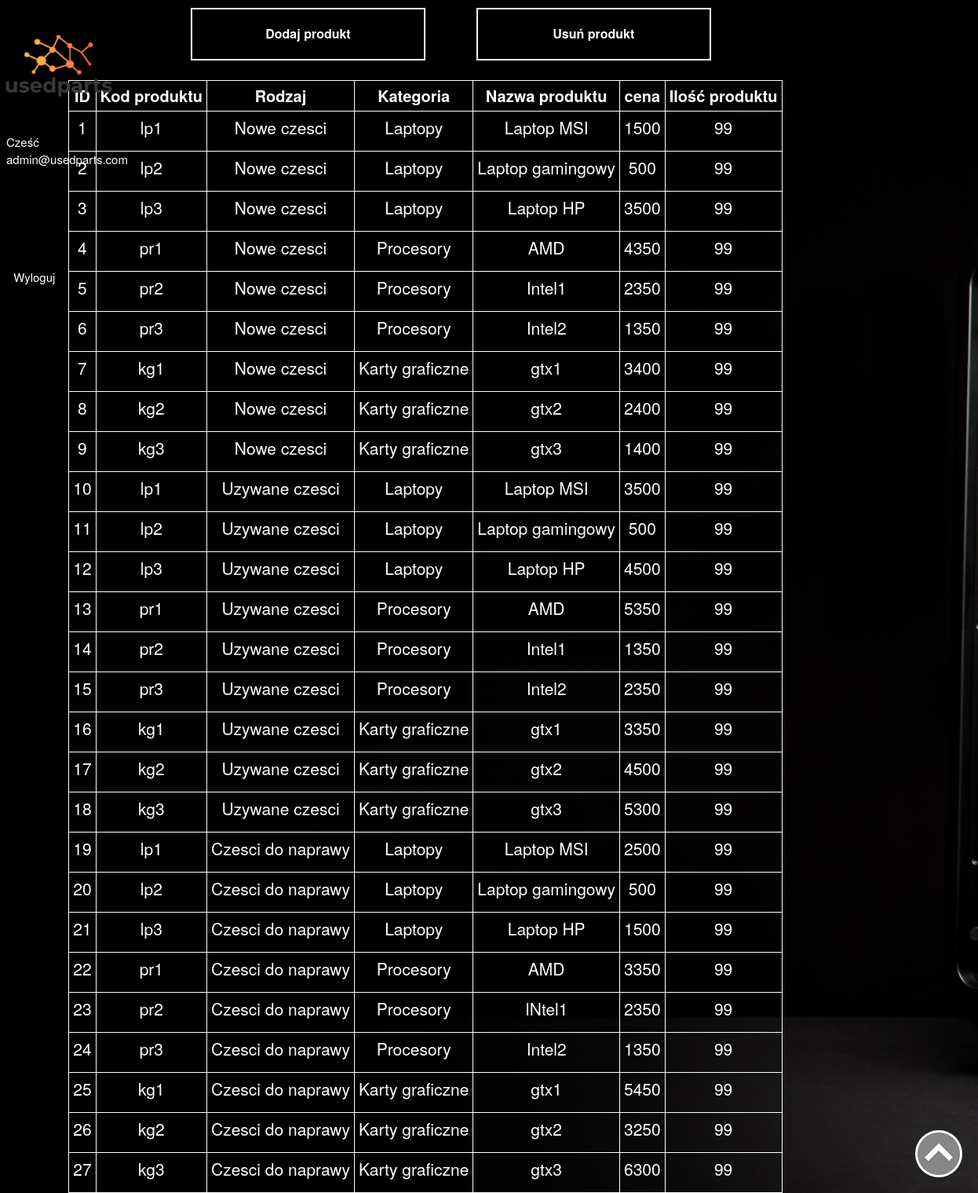
The page /magazyn.php (signed in) on the database its author committed.
### tables this page shows
CREATE TABLE `products` (
  `id` int(11) NOT NULL,
  `kod_produktu` varchar(25) NOT NULL,
  `rodzaj` varchar(25) NOT NULL,
  `kategoria` varchar(25) NOT NULL,
  `zdj` varchar(100) NOT NULL DEFAULT 'no_image.jpg',
  `nazwa_produktu` varchar(100) NOT NULL,
  `cena` int(5) NOT NULL,
  `ilosc` int(2) NOT NULL
);

### magazyn.php (the view, shortened to what this page needs)
<?php
include_once("config.php");
?>
<!DOCTYPE html>
<html>
<head>
    <link rel="stylesheet" type="text/css" href="css/styl.css">
    <link rel="stylesheet" type="text/css" href="css/lewy2.css">
    <link rel="stylesheet" type="text/css" href="css/nawigacja3.css">
    <link rel="stylesheet" type="text/css" href="css/produkty.css">
    <link rel="stylesheet" href="https://maxcdn.bootstrapcdn.com/bootstrap/3.3.6/css/bootstrap.min.css" />
</head>
<body>
    <div id="logo">
        <a href="admin.php">
            <img src="res/logo.png" width="100%">
        </a>
    </div>
    <div id="sidebar">
        <ul>
            <li>Cześć <?php echo $_SESSION['username'];?></li>
            <li>
                <a href="zamknij.php">
                    <table>
                        <tr>
                            <td>&nbsp;Wyloguj</td>
                        </tr>
                    </table>
                </a>
            </li>
            <li>&nbsp;</li>
        </ul>
    </div>
    <div id="navbar">
        <ul>
            <li><a href="dodaj_produkt.php">Dodaj produkt</a></li>
            <li><a href="usun_produkt.php">Usuń produkt</a></li>
        </ul>
    </div>
    <a href="#" class="back-to-top">Powrót</a>
    <div class="content">
        <section class="container">
            <?php
$results = $mysqli->query("SELECT id,kod_produktu, nazwa_produktu, kategoria, rodzaj, cena, ilosc FROM products  ORDER BY id ASC");
if($results){
$products_item = '<table border="1" bordercolor="white" style="color:white;"><th>ID</th><th>Kod produktu</th><th>Rodzaj</th><th>Kategoria</th><th>Nazwa produktu</th><th>cena</th><th>Ilość produktu</th>
';
while($obj = $results->fetch_object())
{
$products_item .= <<<EOT
	<tr>
	<td><p align="center">{$obj->id}</p></td>
    <td><p align="center">{$obj->kod_produktu}</p></td>
    <td><p align="center">{$obj->rodzaj}</p></td>
    <td><p align="center">{$obj->kategoria}</p></td>
	<td><p align="center">{$obj->nazwa_produktu}</p></td>
    <td><p align="center">{$obj->cena}</p></td>
    <td><p align="center">{$obj->ilosc}</p></td>
	</tr>
EOT;
}
$products_item .= '</table>';
echo $products_item;
}
?>
    </div>
</body>
</html>

### css/styl.css (style rules this page uses)
body { background-image: url("../tlo.jpg"); background-attachment: fixed; background-size: cover; color: white; }

### css/lewy2.css (style rules this page uses)
#sidebar ul { margin: 0; padding: 0; width: 14%; position: fixed; height: 100%; font-size: 15px; margin-top: 5%; }
#sidebar li { display: block; margin-top:100px; color: #fff; padding: 8px 8px; text-decoration: none; }
#sidebar li a { display: block; margin-top:0px; color: #fff; padding: 8px 0px; text-decoration: none; }

### css/nawigacja3.css (style rules this page uses)
#navbar ul { width: 80%; list-style-type: none; margin: 0; padding: 0; overflow: hidden; margin-left: 14.3%; font-size: 16px; background-color: rgba(0, 0, 0,10%); }
#navbar li { float: left; display: inline-block; width: 30%; border: 2px solid white; transition: 0.3s; margin-left: 6.5%; margin-top: 1%; }
#navbar li a { display: block; color: white; text-align: center; padding: 20px 4.5em; text-decoration: none; font-weight: 600; }

### css/produkty.css (style rules this page uses)
.content { margin-left: 5.5%; margin-top: 2%; }
p { text-align: center; font-size: 1.5em; }
a.back-to-top { width: 60px; height: 60px; text-indent: -9999px; position: fixed; z-index: 999; right: 20px; bottom: 20px; background: url("../res/up-arrow.png") no-repeat center 43%; -webkit-border-radius: 30px; -moz-border-radius: 30px; border-radius: 30px; }

### magazyn.php (style rules this page uses)
#logo { padding-top: 0.7%; width: 12%; height: 62px; float: left; position: fixed; }
td { padding: 5px; }
th { padding: 5px; font-size: 20px; text-align: center; }

### rows shown on the page
products: id "1", kod_produktu "lp1", rodzaj "Nowe czesci", kategoria "Laptopy", nazwa_produktu "Laptop MSI", cena "1500", ilosc "99"
products: id "2", kod_produktu "lp2", rodzaj "Nowe czesci", kategoria "Laptopy", nazwa_produktu "Laptop gamingowy", cena "500", ilosc "99"
products: id "3", kod_produktu "lp3", rodzaj "Nowe czesci", kategoria "Laptopy", nazwa_produktu "Laptop HP", cena "3500", ilosc "99"
products: id "4", kod_produktu "pr1", rodzaj "Nowe czesci", kategoria "Procesory", nazwa_produktu "AMD", cena "4350", ilosc "99"
products: id "5", kod_produktu "pr2", rodzaj "Nowe czesci", kategoria "Procesory", nazwa_produktu "Intel1", cena "2350", ilosc "99"
products: id "6", kod_produktu "pr3", rodzaj "Nowe czesci", kategoria "Procesory", nazwa_produktu "Intel2", cena "1350", ilosc "99"
products: id "7", kod_produktu "kg1", rodzaj "Nowe czesci", kategoria "Karty graficzne", nazwa_produktu "gtx1", cena "3400", ilosc "99"
products: id "8", kod_produktu "kg2", rodzaj "Nowe czesci", kategoria "Karty graficzne", nazwa_produktu "gtx2", cena "2400", ilosc "99"
products: id "9", kod_produktu "kg3", rodzaj "Nowe czesci", kategoria "Karty graficzne", nazwa_produktu "gtx3", cena "1400", ilosc "99"
products: id "10", kod_produktu "lp1", rodzaj "Uzywane czesci", kategoria "Laptopy", nazwa_produktu "Laptop MSI", cena "3500", ilosc "99"
products: id "11", kod_produktu "lp2", rodzaj "Uzywane czesci", kategoria "Laptopy", nazwa_produktu "Laptop gamingowy", cena "500", ilosc "99"
products: id "12", kod_produktu "lp3", rodzaj "Uzywane czesci", kategoria "Laptopy", nazwa_produktu "Laptop HP", cena "4500", ilosc "99"
products: id "13", kod_produktu "pr1", rodzaj "Uzywane czesci", kategoria "Procesory", nazwa_produktu "AMD", cena "5350", ilosc "99"
products: id "14", kod_produktu "pr2", rodzaj "Uzywane czesci", kategoria "Procesory", nazwa_produktu "Intel1", cena "1350", ilosc "99"
products: id "15", kod_produktu "pr3", rodzaj "Uzywane czesci", kategoria "Procesory", nazwa_produktu "Intel2", cena "2350", ilosc "99"
products: id "16", kod_produktu "kg1", rodzaj "Uzywane czesci", kategoria "Karty graficzne", nazwa_produktu "gtx1", cena "3350", ilosc "99"
products: id "17", kod_produktu "kg2", rodzaj "Uzywane czesci", kategoria "Karty graficzne", nazwa_produktu "gtx2", cena "4500", ilosc "99"
products: id "18", kod_produktu "kg3", rodzaj "Uzywane czesci", kategoria "Karty graficzne", nazwa_produktu "gtx3", cena "5300", ilosc "99"
products: id "19", kod_produktu "lp1", rodzaj "Czesci do naprawy", kategoria "Laptopy", nazwa_produktu "Laptop MSI", cena "2500", ilosc "99"
products: id "20", kod_produktu "lp2", rodzaj "Czesci do naprawy", kategoria "Laptopy", nazwa_produktu "Laptop gamingowy", cena "500", ilosc "99"
products: id "21", kod_produktu "lp3", rodzaj "Czesci do naprawy", kategoria "Laptopy", nazwa_produktu "Laptop HP", cena "1500", ilosc "99"
products: id "22", kod_produktu "pr1", rodzaj "Czesci do naprawy", kategoria "Procesory", nazwa_produktu "AMD", cena "3350", ilosc "99"
products: id "23", kod_produktu "pr2", rodzaj "Czesci do naprawy", kategoria "Procesory", nazwa_produktu "INtel1", cena "2350", ilosc "99"
products: id "24", kod_produktu "pr3", rodzaj "Czesci do naprawy", kategoria "Procesory", nazwa_produktu "Intel2", cena "1350", ilosc "99"
products: id "25", kod_produktu "kg1", rodzaj "Czesci do naprawy", kategoria "Karty graficzne", nazwa_produktu "gtx1", cena "5450", ilosc "99"
products: id "26", kod_produktu "kg2", rodzaj "Czesci do naprawy", kategoria "Karty graficzne", nazwa_produktu "gtx2", cena "3250", ilosc "99"
products: id "27", kod_produktu "kg3", rodzaj "Czesci do naprawy", kategoria "Karty graficzne", nazwa_produktu "gtx3", cena "6300", ilosc "99"

### other values the page prints
$_SESSION['username'] "admin@usedparts.com"
